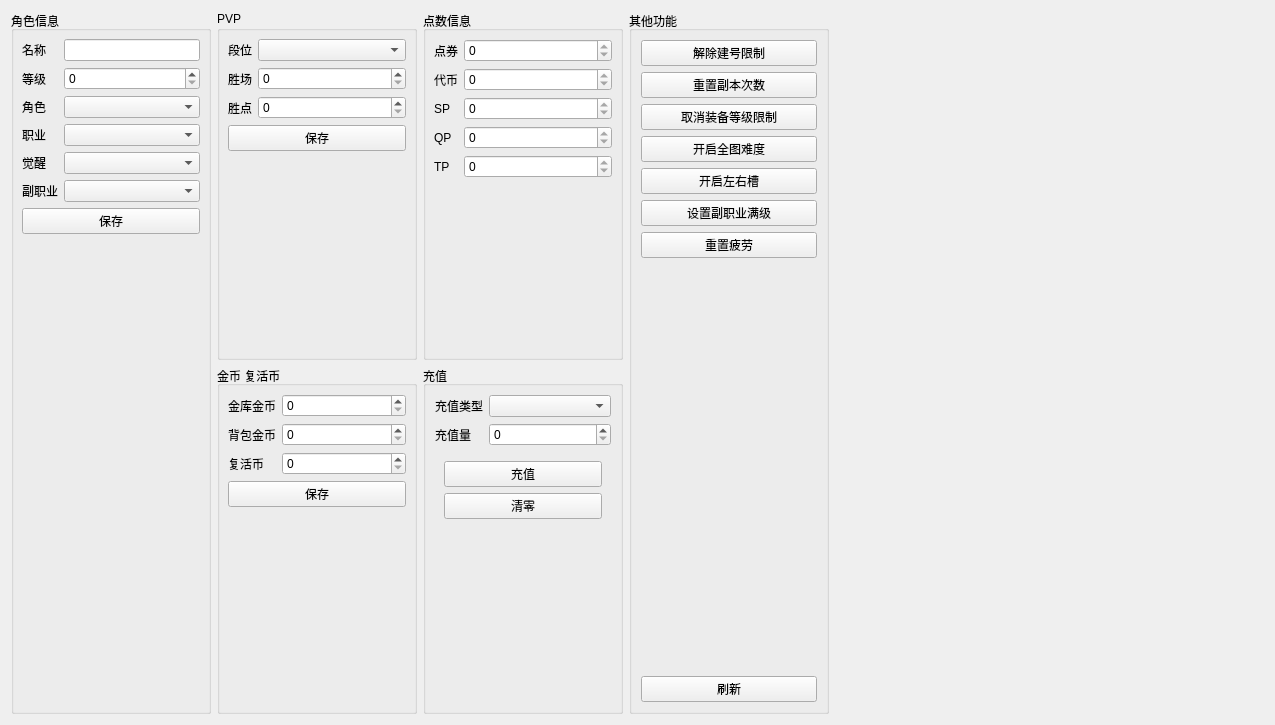
<?xml version="1.0" encoding="UTF-8"?>
<ui version="4.0">
 <class>character_info</class>
 <widget class="QWidget" name="character_info">
  <property name="geometry">
   <rect>
    <x>0</x>
    <y>0</y>
    <width>1275</width>
    <height>725</height>
   </rect>
  </property>
  <property name="windowTitle">
   <string>Form</string>
  </property>
  <layout class="QGridLayout" name="gridLayout">
   <item row="0" column="3">
    <widget class="QGroupBox" name="points_group_box">
     <property name="minimumSize">
      <size>
       <width>200</width>
       <height>0</height>
      </size>
     </property>
     <property name="maximumSize">
      <size>
       <width>200</width>
       <height>16777215</height>
      </size>
     </property>
     <property name="title">
      <string>点数信息</string>
     </property>
     <layout class="QFormLayout" name="formLayout_4">
      <property name="leftMargin">
       <number>8</number>
      </property>
      <property name="topMargin">
       <number>8</number>
      </property>
      <property name="rightMargin">
       <number>8</number>
      </property>
      <property name="bottomMargin">
       <number>8</number>
      </property>
      <item row="0" column="0">
       <widget class="QLabel" name="cash_cera_label">
        <property name="text">
         <string>点券</string>
        </property>
       </widget>
      </item>
      <item row="0" column="1">
       <widget class="QDoubleSpinBox" name="cash_cera_spin_box">
        <property name="readOnly">
         <bool>true</bool>
        </property>
        <property name="decimals">
         <number>0</number>
        </property>
        <property name="maximum">
         <double>4294967295.000000000000000</double>
        </property>
       </widget>
      </item>
      <item row="1" column="0">
       <widget class="QLabel" name="cash_cera_point_label">
        <property name="text">
         <string>代币</string>
        </property>
       </widget>
      </item>
      <item row="1" column="1">
       <widget class="QDoubleSpinBox" name="cash_cera_point_spin_box">
        <property name="readOnly">
         <bool>true</bool>
        </property>
        <property name="decimals">
         <number>0</number>
        </property>
        <property name="maximum">
         <double>4294967295.000000000000000</double>
        </property>
       </widget>
      </item>
      <item row="2" column="0">
       <widget class="QLabel" name="sp_label">
        <property name="text">
         <string>SP</string>
        </property>
       </widget>
      </item>
      <item row="2" column="1">
       <widget class="QDoubleSpinBox" name="sp_spin_box">
        <property name="readOnly">
         <bool>true</bool>
        </property>
        <property name="decimals">
         <number>0</number>
        </property>
        <property name="maximum">
         <double>4294967295.000000000000000</double>
        </property>
       </widget>
      </item>
      <item row="3" column="0">
       <widget class="QLabel" name="qp_label">
        <property name="text">
         <string>QP</string>
        </property>
       </widget>
      </item>
      <item row="3" column="1">
       <widget class="QDoubleSpinBox" name="qp_spin_box">
        <property name="readOnly">
         <bool>true</bool>
        </property>
        <property name="decimals">
         <number>0</number>
        </property>
        <property name="maximum">
         <double>4294967295.000000000000000</double>
        </property>
       </widget>
      </item>
      <item row="4" column="0">
       <widget class="QLabel" name="tp_label">
        <property name="text">
         <string>TP</string>
        </property>
       </widget>
      </item>
      <item row="4" column="1">
       <widget class="QDoubleSpinBox" name="tp_spin_box">
        <property name="readOnly">
         <bool>true</bool>
        </property>
        <property name="decimals">
         <number>0</number>
        </property>
        <property name="maximum">
         <double>4294967295.000000000000000</double>
        </property>
       </widget>
      </item>
     </layout>
    </widget>
   </item>
   <item row="1" column="1">
    <widget class="QGroupBox" name="coin_group_box">
     <property name="sizePolicy">
      <sizepolicy hsizetype="Fixed" vsizetype="Preferred">
       <horstretch>0</horstretch>
       <verstretch>0</verstretch>
      </sizepolicy>
     </property>
     <property name="minimumSize">
      <size>
       <width>200</width>
       <height>0</height>
      </size>
     </property>
     <property name="maximumSize">
      <size>
       <width>200</width>
       <height>16777215</height>
      </size>
     </property>
     <property name="title">
      <string>金币 复活币</string>
     </property>
     <layout class="QFormLayout" name="formLayout_3">
      <property name="leftMargin">
       <number>8</number>
      </property>
      <property name="topMargin">
       <number>8</number>
      </property>
      <property name="rightMargin">
       <number>8</number>
      </property>
      <property name="bottomMargin">
       <number>8</number>
      </property>
      <item row="0" column="0">
       <widget class="QLabel" name="cargo_coin_label">
        <property name="text">
         <string>金库金币</string>
        </property>
       </widget>
      </item>
      <item row="0" column="1">
       <widget class="QDoubleSpinBox" name="cargo_coin_spin_box">
        <property name="decimals">
         <number>0</number>
        </property>
        <property name="maximum">
         <double>4294967295.000000000000000</double>
        </property>
       </widget>
      </item>
      <item row="1" column="0">
       <widget class="QLabel" name="backpack_coin_label">
        <property name="text">
         <string>背包金币</string>
        </property>
       </widget>
      </item>
      <item row="1" column="1">
       <widget class="QDoubleSpinBox" name="backpack_coin_spin_box">
        <property name="decimals">
         <number>0</number>
        </property>
        <property name="maximum">
         <double>4294967295.000000000000000</double>
        </property>
       </widget>
      </item>
      <item row="2" column="0">
       <widget class="QLabel" name="pay_coin_label">
        <property name="text">
         <string>复活币</string>
        </property>
       </widget>
      </item>
      <item row="2" column="1">
       <widget class="QDoubleSpinBox" name="pay_coin_spin_box">
        <property name="decimals">
         <number>0</number>
        </property>
        <property name="maximum">
         <double>4294967295.000000000000000</double>
        </property>
       </widget>
      </item>
      <item row="3" column="0" colspan="2">
       <widget class="QPushButton" name="save_coin_btn">
        <property name="text">
         <string>保存</string>
        </property>
       </widget>
      </item>
     </layout>
    </widget>
   </item>
   <item row="0" column="0" rowspan="2">
    <widget class="QGroupBox" name="character_info_group_box">
     <property name="sizePolicy">
      <sizepolicy hsizetype="Fixed" vsizetype="Preferred">
       <horstretch>0</horstretch>
       <verstretch>0</verstretch>
      </sizepolicy>
     </property>
     <property name="minimumSize">
      <size>
       <width>200</width>
       <height>0</height>
      </size>
     </property>
     <property name="maximumSize">
      <size>
       <width>200</width>
       <height>16777215</height>
      </size>
     </property>
     <property name="title">
      <string>角色信息</string>
     </property>
     <layout class="QFormLayout" name="formLayout">
      <property name="leftMargin">
       <number>8</number>
      </property>
      <property name="topMargin">
       <number>8</number>
      </property>
      <property name="rightMargin">
       <number>8</number>
      </property>
      <property name="bottomMargin">
       <number>8</number>
      </property>
      <item row="0" column="0">
       <widget class="QLabel" name="name_label">
        <property name="text">
         <string>名称</string>
        </property>
       </widget>
      </item>
      <item row="0" column="1">
       <widget class="QLineEdit" name="name_line_edit">
        <property name="readOnly">
         <bool>true</bool>
        </property>
       </widget>
      </item>
      <item row="1" column="0">
       <widget class="QLabel" name="level_label">
        <property name="text">
         <string>等级</string>
        </property>
       </widget>
      </item>
      <item row="1" column="1">
       <widget class="QSpinBox" name="level_spin_box">
        <property name="maximum">
         <number>200</number>
        </property>
       </widget>
      </item>
      <item row="2" column="0">
       <widget class="QLabel" name="role_label">
        <property name="text">
         <string>角色</string>
        </property>
       </widget>
      </item>
      <item row="2" column="1">
       <widget class="QComboBox" name="role_combox"/>
      </item>
      <item row="3" column="0">
       <widget class="QLabel" name="job_label">
        <property name="text">
         <string>职业</string>
        </property>
       </widget>
      </item>
      <item row="3" column="1">
       <widget class="QComboBox" name="job_combox"/>
      </item>
      <item row="4" column="0">
       <widget class="QLabel" name="wake_label">
        <property name="text">
         <string>觉醒</string>
        </property>
       </widget>
      </item>
      <item row="4" column="1">
       <widget class="QComboBox" name="wake_combox"/>
      </item>
      <item row="5" column="0">
       <widget class="QLabel" name="expert_label">
        <property name="text">
         <string>副职业</string>
        </property>
       </widget>
      </item>
      <item row="5" column="1">
       <widget class="QComboBox" name="expert_combox"/>
      </item>
      <item row="6" column="0" colspan="2">
       <widget class="QPushButton" name="save_character_info_btn">
        <property name="text">
         <string>保存</string>
        </property>
       </widget>
      </item>
     </layout>
    </widget>
   </item>
   <item row="0" column="4" rowspan="2">
    <widget class="QGroupBox" name="action_button_group_box">
     <property name="minimumSize">
      <size>
       <width>200</width>
       <height>0</height>
      </size>
     </property>
     <property name="maximumSize">
      <size>
       <width>200</width>
       <height>16777215</height>
      </size>
     </property>
     <property name="title">
      <string>其他功能</string>
     </property>
     <layout class="QVBoxLayout" name="verticalLayout_2">
      <item>
       <widget class="QPushButton" name="remove_add_character_limit_btn">
        <property name="text">
         <string>解除建号限制</string>
        </property>
       </widget>
      </item>
      <item>
       <widget class="QPushButton" name="reset_dungeon_count_btn">
        <property name="text">
         <string>重置副本次数</string>
        </property>
       </widget>
      </item>
      <item>
       <widget class="QPushButton" name="remove_equipment_level_limit_btn">
        <property name="text">
         <string>取消装备等级限制</string>
        </property>
       </widget>
      </item>
      <item>
       <widget class="QPushButton" name="enable_all_dungeon_difficulty_btn">
        <property name="text">
         <string>开启全图难度</string>
        </property>
       </widget>
      </item>
      <item>
       <widget class="QPushButton" name="enable_left_and_right_slot_btn">
        <property name="text">
         <string>开启左右槽</string>
        </property>
       </widget>
      </item>
      <item>
       <widget class="QPushButton" name="max_expert_job_level_btn">
        <property name="text">
         <string>设置副职业满级</string>
        </property>
       </widget>
      </item>
      <item>
       <widget class="QPushButton" name="reset_fatigue_btn">
        <property name="text">
         <string>重置疲劳</string>
        </property>
       </widget>
      </item>
      <item>
       <widget class="QWidget" name="another_holder" native="true"/>
      </item>
      <item>
       <widget class="QPushButton" name="refresh_btn">
        <property name="text">
         <string>刷新</string>
        </property>
       </widget>
      </item>
     </layout>
    </widget>
   </item>
   <item row="1" column="3">
    <widget class="QGroupBox" name="charge_group_box">
     <property name="minimumSize">
      <size>
       <width>200</width>
       <height>0</height>
      </size>
     </property>
     <property name="maximumSize">
      <size>
       <width>200</width>
       <height>16777215</height>
      </size>
     </property>
     <property name="title">
      <string>充值</string>
     </property>
     <layout class="QFormLayout" name="formLayout_5">
      <item row="1" column="0">
       <widget class="QLabel" name="charge_label">
        <property name="text">
         <string>充值量</string>
        </property>
       </widget>
      </item>
      <item row="1" column="1">
       <widget class="QDoubleSpinBox" name="charge_spin_box">
        <property name="decimals">
         <number>0</number>
        </property>
        <property name="maximum">
         <double>4294967295.000000000000000</double>
        </property>
       </widget>
      </item>
      <item row="2" column="0" colspan="2">
       <widget class="QWidget" name="btn_group" native="true">
        <property name="minimumSize">
         <size>
          <width>0</width>
          <height>0</height>
         </size>
        </property>
        <layout class="QVBoxLayout" name="verticalLayout">
         <item>
          <widget class="QPushButton" name="charge_btn">
           <property name="text">
            <string>充值</string>
           </property>
          </widget>
         </item>
         <item>
          <widget class="QPushButton" name="clear_btn">
           <property name="text">
            <string>清零</string>
           </property>
          </widget>
         </item>
        </layout>
       </widget>
      </item>
      <item row="0" column="0">
       <widget class="QLabel" name="charge_type_label">
        <property name="text">
         <string>充值类型</string>
        </property>
       </widget>
      </item>
      <item row="0" column="1">
       <widget class="QComboBox" name="charge_type_combox"/>
      </item>
     </layout>
    </widget>
   </item>
   <item row="0" column="1">
    <widget class="QGroupBox" name="pvp_group_box">
     <property name="sizePolicy">
      <sizepolicy hsizetype="Fixed" vsizetype="Preferred">
       <horstretch>0</horstretch>
       <verstretch>0</verstretch>
      </sizepolicy>
     </property>
     <property name="minimumSize">
      <size>
       <width>200</width>
       <height>0</height>
      </size>
     </property>
     <property name="maximumSize">
      <size>
       <width>200</width>
       <height>16777215</height>
      </size>
     </property>
     <property name="title">
      <string>PVP</string>
     </property>
     <layout class="QFormLayout" name="formLayout_2">
      <property name="leftMargin">
       <number>8</number>
      </property>
      <property name="topMargin">
       <number>8</number>
      </property>
      <property name="rightMargin">
       <number>8</number>
      </property>
      <item row="0" column="0">
       <widget class="QLabel" name="grade_label">
        <property name="text">
         <string>段位</string>
        </property>
       </widget>
      </item>
      <item row="0" column="1">
       <widget class="QComboBox" name="grade_combox"/>
      </item>
      <item row="1" column="0">
       <widget class="QLabel" name="win_label">
        <property name="text">
         <string>胜场</string>
        </property>
       </widget>
      </item>
      <item row="1" column="1">
       <widget class="QSpinBox" name="win_spinbox">
        <property name="maximum">
         <number>2147483647</number>
        </property>
       </widget>
      </item>
      <item row="2" column="0">
       <widget class="QLabel" name="win_point_label">
        <property name="text">
         <string>胜点</string>
        </property>
       </widget>
      </item>
      <item row="2" column="1">
       <widget class="QSpinBox" name="win_point_spin_box">
        <property name="maximum">
         <number>2147483647</number>
        </property>
       </widget>
      </item>
      <item row="3" column="0" colspan="2">
       <widget class="QPushButton" name="save_pvp_btn">
        <property name="text">
         <string>保存</string>
        </property>
       </widget>
      </item>
     </layout>
    </widget>
   </item>
   <item row="0" column="5" rowspan="2">
    <widget class="QWidget" name="placeholder" native="true"/>
   </item>
  </layout>
 </widget>
 <resources/>
 <connections/>
</ui>
